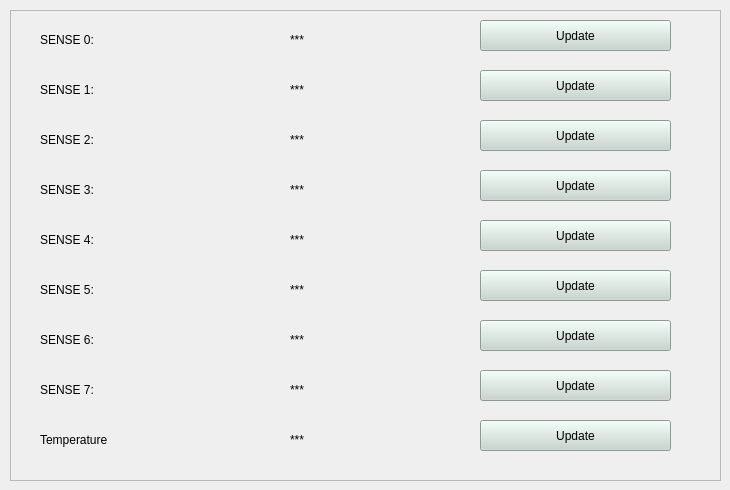
             <widget class="QWidget" name="tab_3">
              <attribute name="title">
               <string>Sense</string>
              </attribute>
              <widget class="QFrame" name="frame_4">
               <property name="geometry">
                <rect>
                 <x>10</x>
                 <y>10</y>
                 <width>711</width>
                 <height>471</height>
                </rect>
               </property>
               <property name="frameShape">
                <enum>QFrame::StyledPanel</enum>
               </property>
               <property name="frameShadow">
                <enum>QFrame::Sunken</enum>
               </property>
               <widget class="QLabel" name="labelSense2">
                <property name="geometry">
                 <rect>
                  <x>30</x>
                  <y>120</y>
                  <width>111</width>
                  <height>19</height>
                 </rect>
                </property>
                <property name="text">
                 <string>SENSE 2:</string>
                </property>
               </widget>
               <widget class="QLabel" name="labelSense3">
                <property name="geometry">
                 <rect>
                  <x>30</x>
                  <y>170</y>
                  <width>91</width>
                  <height>19</height>
                 </rect>
                </property>
                <property name="text">
                 <string>SENSE 3:</string>
                </property>
               </widget>
               <widget class="QLabel" name="labelSense4">
                <property name="geometry">
                 <rect>
                  <x>30</x>
                  <y>220</y>
                  <width>101</width>
                  <height>19</height>
                 </rect>
                </property>
                <property name="text">
                 <string>SENSE 4:</string>
                </property>
               </widget>
               <widget class="QLabel" name="labelSense5">
                <property name="geometry">
                 <rect>
                  <x>30</x>
                  <y>270</y>
                  <width>91</width>
                  <height>19</height>
                 </rect>
                </property>
                <property name="text">
                 <string>SENSE 5:</string>
                </property>
               </widget>
               <widget class="QLabel" name="labelSense6">
                <property name="geometry">
                 <rect>
                  <x>30</x>
                  <y>320</y>
                  <width>91</width>
                  <height>19</height>
                 </rect>
                </property>
                <property name="text">
                 <string>SENSE 6:</string>
                </property>
               </widget>
               <widget class="QLabel" name="labelSense7">
                <property name="geometry">
                 <rect>
                  <x>30</x>
                  <y>370</y>
                  <width>101</width>
                  <height>19</height>
                 </rect>
                </property>
                <property name="text">
                 <string>SENSE 7:</string>
                </property>
               </widget>
               <widget class="QLabel" name="labelTemp">
                <property name="geometry">
                 <rect>
                  <x>30</x>
                  <y>420</y>
                  <width>111</width>
                  <height>19</height>
                 </rect>
                </property>
                <property name="text">
                 <string>Temperature</string>
                </property>
               </widget>
               <widget class="QLabel" name="labelSense0_2">
                <property name="geometry">
                 <rect>
                  <x>280</x>
                  <y>20</y>
                  <width>91</width>
                  <height>19</height>
                 </rect>
                </property>
                <property name="text">
                 <string>***</string>
                </property>
               </widget>
               <widget class="QLabel" name="labelSense1_2">
                <property name="geometry">
                 <rect>
                  <x>280</x>
                  <y>70</y>
                  <width>91</width>
                  <height>19</height>
                 </rect>
                </property>
                <property name="text">
                 <string>***</string>
                </property>
               </widget>
               <widget class="QLabel" name="labelSense2_2">
                <property name="geometry">
                 <rect>
                  <x>280</x>
                  <y>120</y>
                  <width>91</width>
                  <height>19</height>
                 </rect>
                </property>
                <property name="text">
                 <string>***</string>
                </property>
               </widget>
               <widget class="QLabel" name="labelSense3_2">
                <property name="geometry">
                 <rect>
                  <x>280</x>
                  <y>170</y>
                  <width>81</width>
                  <height>19</height>
                 </rect>
                </property>
                <property name="text">
                 <string>***</string>
                </property>
               </widget>
               <widget class="QLabel" name="labelSense4_2">
                <property name="geometry">
                 <rect>
                  <x>280</x>
                  <y>220</y>
                  <width>101</width>
                  <height>19</height>
                 </rect>
                </property>
                <property name="text">
                 <string>***</string>
                </property>
               </widget>
               <widget class="QLabel" name="labelSense5_2">
                <property name="geometry">
                 <rect>
                  <x>280</x>
                  <y>270</y>
                  <width>101</width>
                  <height>19</height>
                 </rect>
                </property>
                <property name="text">
                 <string>***</string>
                </property>
               </widget>
               <widget class="QLabel" name="labelSense6_2">
                <property name="geometry">
                 <rect>
                  <x>280</x>
                  <y>320</y>
                  <width>91</width>
                  <height>19</height>
                 </rect>
                </property>
                <property name="text">
                 <string>***</string>
                </property>
               </widget>
               <widget class="QLabel" name="labelSense7_2">
                <property name="geometry">
                 <rect>
                  <x>280</x>
                  <y>370</y>
                  <width>101</width>
                  <height>19</height>
                 </rect>
                </property>
                <property name="text">
                 <string>***</string>
                </property>
               </widget>
               <widget class="QLabel" name="labelTemp_2">
                <property name="geometry">
                 <rect>
                  <x>280</x>
                  <y>420</y>
                  <width>111</width>
                  <height>19</height>
                 </rect>
                </property>
                <property name="text">
                 <string>***</string>
                </property>
               </widget>
               <widget class="QPushButton" name="pushButtonSense0">
                <property name="geometry">
                 <rect>
                  <x>470</x>
                  <y>10</y>
                  <width>191</width>
                  <height>31</height>
                 </rect>
                </property>
                <property name="font">
                 <font>
                  <family>Cantarell</family>
                 </font>
                </property>
                <property name="styleSheet">
                 <string notr="true">background-color: rgb(199, 213, 207);</string>
                </property>
                <property name="text">
                 <string>Update</string>
                </property>
                <property name="icon">
                 <iconset theme="update">
                  <normaloff>../../../../.designer</normaloff>../../../../.designer</iconset>
                </property>
                <property name="flat">
                 <bool>false</bool>
                </property>
               </widget>
               <widget class="QPushButton" name="pushButtonSense1">
                <property name="geometry">
                 <rect>
                  <x>470</x>
                  <y>60</y>
                  <width>191</width>
                  <height>31</height>
                 </rect>
                </property>
                <property name="styleSheet">
                 <string notr="true">background-color: rgb(199, 213, 207);</string>
                </property>
                <property name="text">
                 <string>Update</string>
                </property>
                <property name="flat">
                 <bool>false</bool>
                </property>
               </widget>
               <widget class="QPushButton" name="pushButtonSense2">
                <property name="geometry">
                 <rect>
                  <x>470</x>
                  <y>110</y>
                  <width>191</width>
                  <height>31</height>
                 </rect>
                </property>
                <property name="styleSheet">
                 <string notr="true">background-color: rgb(199, 213, 207);</string>
                </property>
                <property name="text">
                 <string>Update</string>
                </property>
                <property name="flat">
                 <bool>false</bool>
                </property>
               </widget>
               <widget class="QPushButton" name="pushButtonSense3">
                <property name="geometry">
                 <rect>
                  <x>470</x>
                  <y>160</y>
                  <width>191</width>
                  <height>31</height>
                 </rect>
                </property>
                <property name="styleSheet">
                 <string notr="true">background-color: rgb(199, 213, 207);</string>
                </property>
                <property name="text">
                 <string>Update</string>
                </property>
                <property name="flat">
                 <bool>false</bool>
                </property>
               </widget>
               <widget class="QPushButton" name="pushButtonSense4">
                <property name="geometry">
                 <rect>
                  <x>470</x>
                  <y>210</y>
                  <width>191</width>
                  <height>31</height>
                 </rect>
                </property>
                <property name="styleSheet">
                 <string notr="true">background-color: rgb(199, 213, 207);</string>
                </property>
                <property name="text">
                 <string>Update</string>
                </property>
                <property name="flat">
                 <bool>false</bool>
                </property>
               </widget>
               <widget class="QPushButton" name="pushButtonSense5">
                <property name="geometry">
                 <rect>
                  <x>470</x>
                  <y>260</y>
                  <width>191</width>
                  <height>31</height>
                 </rect>
                </property>
                <property name="styleSheet">
                 <string notr="true">background-color: rgb(199, 213, 207);</string>
                </property>
                <property name="text">
                 <string>Update</string>
                </property>
                <property name="flat">
                 <bool>false</bool>
                </property>
               </widget>
               <widget class="QPushButton" name="pushButtonSense6">
                <property name="geometry">
                 <rect>
                  <x>470</x>
                  <y>310</y>
                  <width>191</width>
                  <height>31</height>
                 </rect>
                </property>
                <property name="styleSheet">
                 <string notr="true">background-color: rgb(199, 213, 207);</string>
                </property>
                <property name="text">
                 <string>Update</string>
                </property>
                <property name="flat">
                 <bool>false</bool>
                </property>
               </widget>
               <widget class="QPushButton" name="pushButtonSense7">
                <property name="geometry">
                 <rect>
                  <x>470</x>
                  <y>360</y>
                  <width>191</width>
                  <height>31</height>
                 </rect>
                </property>
                <property name="styleSheet">
                 <string notr="true">background-color: rgb(199, 213, 207);</string>
                </property>
                <property name="text">
                 <string>Update</string>
                </property>
                <property name="flat">
                 <bool>false</bool>
                </property>
               </widget>
               <widget class="QPushButton" name="pushButtonTemp">
                <property name="geometry">
                 <rect>
                  <x>470</x>
                  <y>410</y>
                  <width>191</width>
                  <height>31</height>
                 </rect>
                </property>
                <property name="styleSheet">
                 <string notr="true">background-color: rgb(199, 213, 207);</string>
                </property>
                <property name="text">
                 <string>Update</string>
                </property>
                <property name="flat">
                 <bool>false</bool>
                </property>
               </widget>
               <widget class="QLabel" name="labelSense0">
                <property name="geometry">
                 <rect>
                  <x>30</x>
                  <y>20</y>
                  <width>111</width>
                  <height>19</height>
                 </rect>
                </property>
                <property name="text">
                 <string>SENSE 0:</string>
                </property>
               </widget>
               <widget class="QLabel" name="labelSense1">
                <property name="geometry">
                 <rect>
                  <x>30</x>
                  <y>70</y>
                  <width>91</width>
                  <height>19</height>
                 </rect>
                </property>
                <property name="text">
                 <string>SENSE 1:</string>
                </property>
               </widget>
              </widget>
             </widget>
